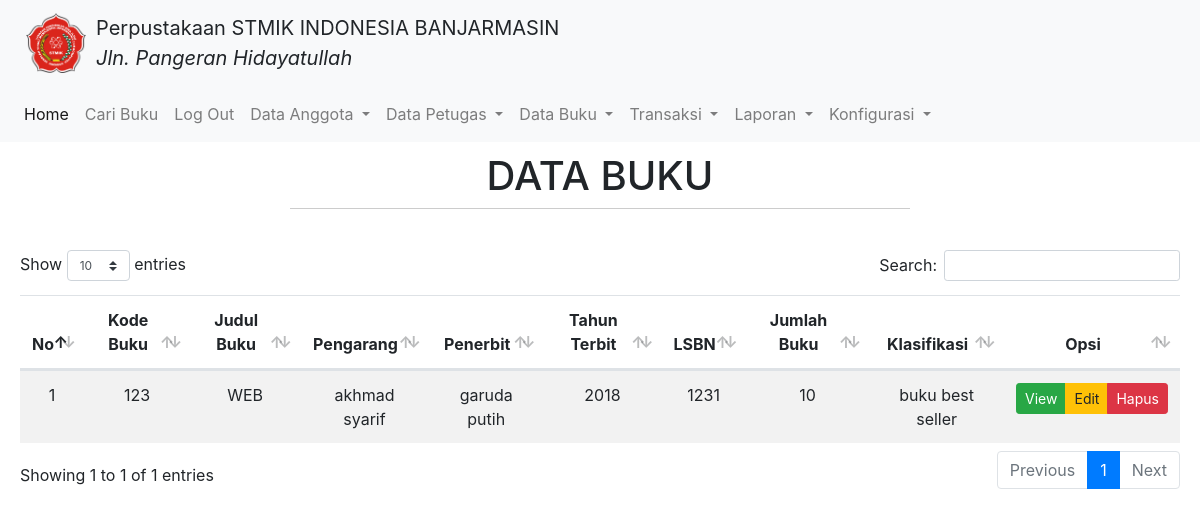
The page /?view=data-buku (signed in) on the database as committed earlier.
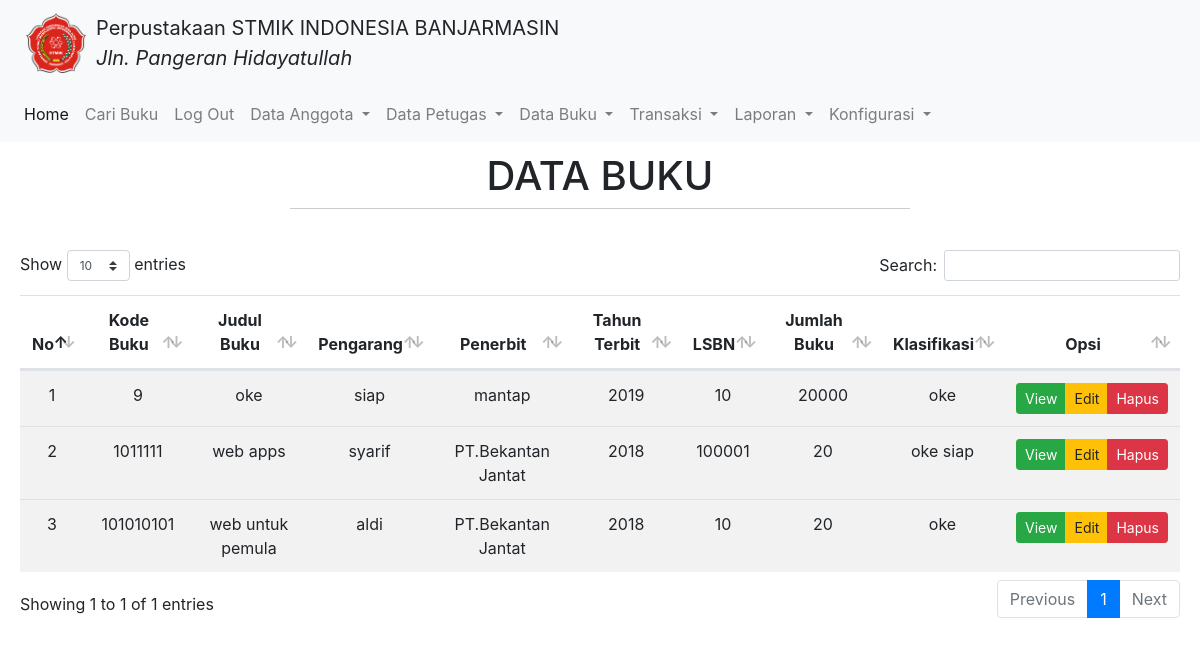
The same page on the database as committed later.
### tables this page shows
CREATE TABLE `buku` (
  `kd_buku` int(10) NOT NULL,
  `jdl_buku` varchar(100) NOT NULL,
  `pengarang` varchar(30) NOT NULL,
  `penerbit` varchar(30) NOT NULL,
  `thn_terbit` year(4) NOT NULL,
  `lsbn` int(25) NOT NULL,
  `jml_buku` smallint(15) NOT NULL,
  `klasifikasi` varchar(50) NOT NULL,
  `sinopsis` text NOT NULL,
  `tgl_entry` varchar(100) NOT NULL
);

### models/admin.php (called while the page is built, shortened)
<?php
class Admin
{
  private $mysqli;
  function __construct($mysqli)
  {
    $this->mysqli = $mysqli;
  }
  public function showBuku(){
    $db = $this->mysqli->conn;
    $sql = "SELECT * FROM buku";
    $query = $db->query($sql);
    return $query;
  }
}
?>

### view/admin/data-buku.php (the view)
<div class="header-hal">
    <h1>DATA BUKU</h1>
    <hr>
</div>
<div class="daftar-table">
    <table class="table table-striped text-center" id="table">
      <thead>
      <tr>
        <th>No</th>
        <th>Kode Buku</th>
        <th>Judul Buku</th>
        <th>Pengarang</th>
        <th>Penerbit</th>
        <th>Tahun Terbit</th>
        <th>LSBN</th>
        <th>Jumlah Buku</th>
        <th>Klasifikasi</th>
        <th>Opsi</th>
      </tr>
    </thead>
    <?php
    $data = $objAdmin->showBuku();
    $no = 1;
    while ($a = $data->fetch_object()) {
    ?>
    <tbody>
      <tr>
        <td><?= $no; ?></td>
        <td><?= $a->kd_buku; ?></td>
        <td><?= $a->jdl_buku; ?></td>
        <td><?= $a->pengarang; ?></td>
        <td><?= $a->penerbit; ?></td>
        <td><?= $a->thn_terbit; ?></td>
        <td><?= $a->lsbn; ?></td>
        <td><?= $a->jml_buku; ?></td>
        <td><?= $a->klasifikasi; ?></td>
        <td>
          <div class="btn-group" role="group">
          <a href="" class="btn btn-sm btn-success">View</a>
          <a href="?view=edit-buku&kd_buku=<?=$a->kd_buku; ?>" class="btn btn-sm btn-warning">Edit</a>
          <a href="?view=hapus-buku&kd_buku=<?=$a->kd_buku; ?>" class="btn btn-sm btn-danger">Hapus</a>
          </div>
        </td>
      </tr>
    </tbody>
    <?php
    $no++;
    }
    ?>
    </table>
</div>

Rows that differ between the two databases and show on the page:
removed buku: kd_buku "123", jdl_buku "WEB", pengarang "akhmad syarif", penerbit "garuda putih", thn_terbit "2018", lsbn "1231", jml_buku "10", klasifikasi "buku best seller"
added buku: kd_buku "9", jdl_buku "oke", pengarang "siap", penerbit "mantap", thn_terbit "2019", lsbn "10", jml_buku "20000", klasifikasi "oke"
added buku: kd_buku "1011111", jdl_buku "web apps", pengarang "syarif", penerbit "PT.Bekantan Jantat", thn_terbit "2018", lsbn "100001", jml_buku "20", klasifikasi "oke siap"
added buku: kd_buku "101010101", jdl_buku "web untuk pemula", pengarang "aldi", penerbit "PT.Bekantan Jantat", thn_terbit "2018", lsbn "10", jml_buku "20", klasifikasi "oke"
